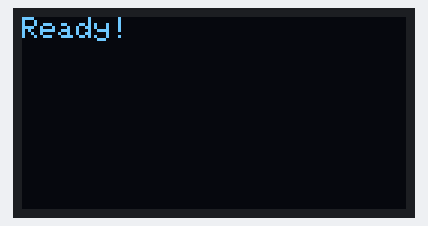
The sketch below on a simulated Arduino Uno, built with avr-gcc and run on an emulated ATmega328P. Shown: 128×64 one-colour display. What the sketch prints to the serial monitor is not drawn.

Above: at 2.1 s.

The sketch:

startHere_oledDebug_withButton.ino
```cpp
// Include necessary libraries
#include <Wire.h>
#include <Adafruit_GFX.h>
#include <Adafruit_SSD1306.h>


// Declarations:

// set screen size of the OLED
#define SCREEN_WIDTH 128    // OLED display width, in pixels
#define SCREEN_HEIGHT 64    // OLED display height, in pixels

// Declaration for an SSD1306 display connected to I2C (SDA, SCL pins)
#define OLED_RESET -1   // Reset pin # (or -1 if sharing Arduino reset pin)
Adafruit_SSD1306 display(SCREEN_WIDTH, SCREEN_HEIGHT, &Wire, OLED_RESET);

// Set text for various debug output strings
String helloWorld = "Ready!";

void setup() {
  // Code here runs once at startup:

  // Open serial port for debug output and let us know we're ready
  Serial.begin(115200);
  delay(2000);

  Serial.println();
  Serial.println(helloWorld);

  printTextToOLED();
  display.println(helloWorld);
  // Display applicable screen buffer on OLED
  display.display();

  // SSD1306_SWITCHCAPVCC = generate display voltage from 3.3V internally
  if (!display.begin(SSD1306_SWITCHCAPVCC, 0x3C)) {   // Address 0x3C for 128x32
    Serial.println(F("SSD1306 allocation failed"));
    for (;;);   // Don't proceed, loop forever
  }
}

void printTextToOLED() {    // This function allows for printing text to OLED
  // Clear the display buffer
  display.clearDisplay();

  // Show the display buffer on the screen.
  // You MUST call display() after
  // drawing commands to make them visible on screen!
  display.display();

  // Invert display color. Commented out (below) for later use.
  // display.invertDisplay(true);

  // Rotate display 180
  display.setRotation(2);

  // Set various bits for how text will render and where
  display.setTextSize(1);   // Normal 1:1 pixel scale
  display.setTextColor(SSD1306_WHITE);    // Draw white text
  display.setCursor(0, 0);    // Start at top-left corner
}

void loop() {
  // Code here will run repeatedly after setup() is run once:

}
```
